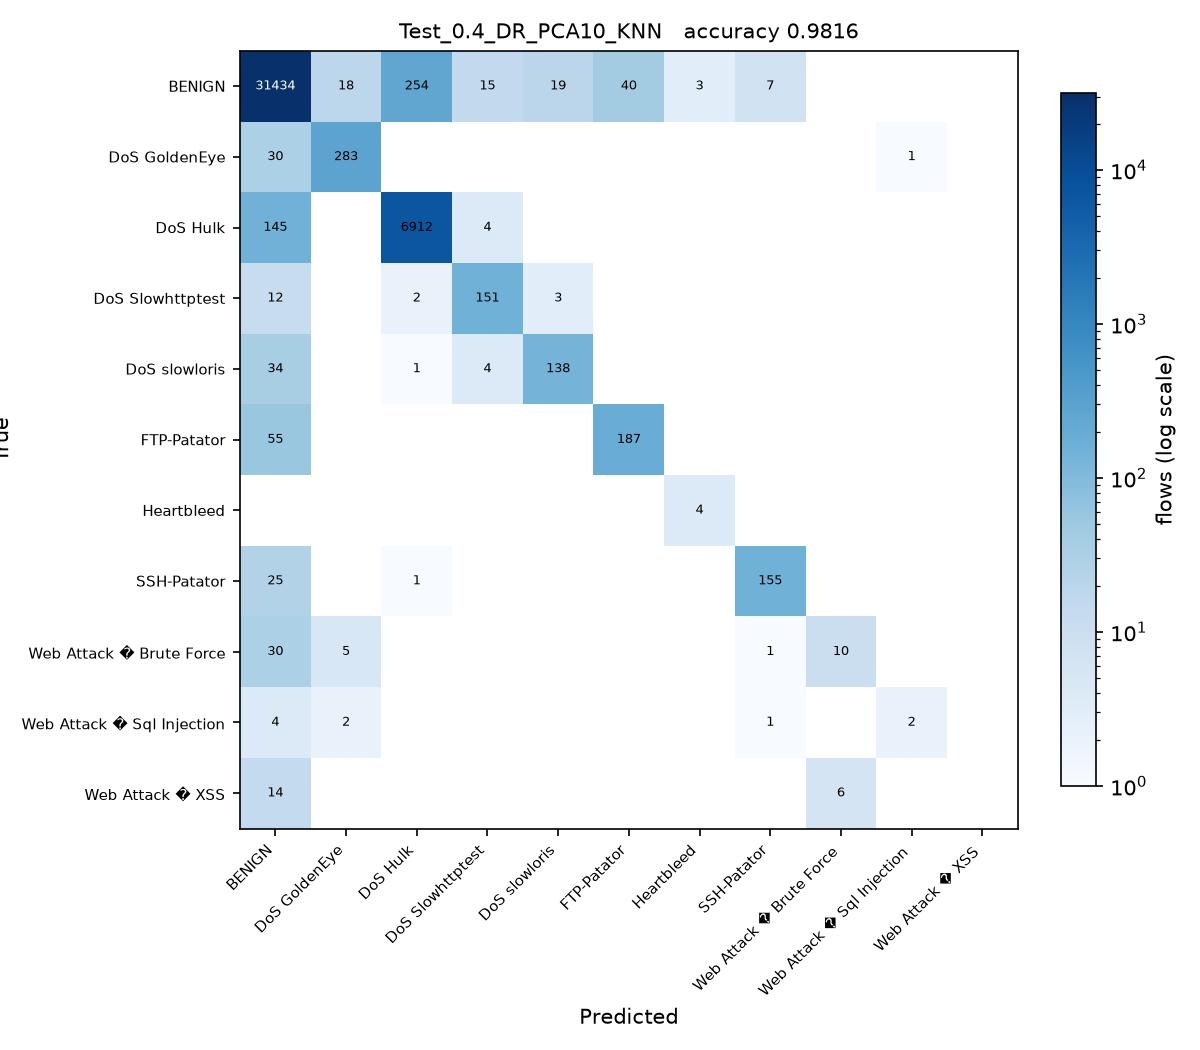

Recreate this plot in Python.
# Test_0.4_DR_PCA10_KNN.py
#
# Test size 0.4  |  PCA, 10 components  |  k-Nearest Neighbors (sheet #13)
#
# This is SGDC_60_40.py with the changes marked CHANGE below and nothing else.

import os
from pathlib import Path

# CHANGE 1: find the folder holding the three CSV files and run from there, so
# the plain file names below resolve no matter where this script is started
# from or how deeply it sits inside the project folder.
HERE = Path(__file__).resolve().parent
for PROJECT in [HERE, *HERE.parents]:
    if (PROJECT / 'Tuesday-WorkingHours.pcap_ISCX.csv').exists():
        os.chdir(PROJECT)
        break
else:
    raise SystemExit('Put this folder inside the folder that holds the three '
                     'CIC-IDS2017 CSV files, then run the script again.')
import numpy as np
import pandas as pd

df1 = pd.read_csv('Tuesday-WorkingHours.pcap_ISCX.csv', low_memory=True)
df2 = pd.read_csv('Wednesday-workingHours.pcap_ISCX.csv', low_memory=True)
df3 = pd.read_csv('Thursday-WorkingHours-Morning-WebAttacks.pcap_ISCX.csv', low_memory=True)

dataset = pd.concat([df1, df2, df3], ignore_index=True)

dataset.columns = dataset.columns.str.strip()

# CHANGE 2: a stratified sample of 100000 flows, the same for every run. An RBF
# SVM on all 1.3 million flows would take about an hour per script.
# At least 50 flows of every class are kept.
label = dataset.columns[-1]
dataset = pd.concat(
    [g.sample(n=min(len(g), max(50, round(100000 * len(g) / len(dataset)))), random_state=0)
     for _, g in dataset.groupby(label)],
    ignore_index=True
)

X = dataset.iloc[:, :-1]
y = dataset.iloc[:, -1]

X = X.apply(pd.to_numeric, errors='coerce')

X.replace([np.inf, -np.inf], np.nan, inplace=True)

from sklearn.impute import SimpleImputer

imputer = SimpleImputer(missing_values=np.nan, strategy='mean')
X = imputer.fit_transform(X)

from sklearn.preprocessing import LabelEncoder

labelencoder_y = LabelEncoder()
y = labelencoder_y.fit_transform(y)

from sklearn.model_selection import train_test_split

X_train, X_test, y_train, y_test = train_test_split(
    X,
    y,
    test_size=0.4,   # CHANGE 3: test size
    random_state=0,
    stratify=y
)

# CHANGE 4: PCA, from PCA_LDA_KErnel_PCA_CODE.pdf (fit only on training data)
from sklearn.decomposition import PCA

pca = PCA(n_components=10)
X_train = pca.fit_transform(X_train)
X_test = pca.transform(X_test)

# CHANGE 5: k-Nearest Neighbors (sheet #13) in place of SGDClassifier
from sklearn.neighbors import KNeighborsClassifier

classifier = KNeighborsClassifier(
    n_neighbors=5,
    metric='minkowski',
    p=2
)

classifier.fit(X_train, y_train)

y_pred = classifier.predict(X_test) 

from sklearn.metrics import confusion_matrix
from sklearn.metrics import accuracy_score
from sklearn.metrics import precision_score
from sklearn.metrics import recall_score
from sklearn.metrics import f1_score
from sklearn.metrics import classification_report

cm = confusion_matrix(y_test, y_pred)

print("Confusion Matrix:\n")
print(cm)

print("\nAccuracy : {:.4f}".format(accuracy_score(y_test, y_pred)))
print("\nPrecision : {:.4f}".format(precision_score(y_test, y_pred, average='weighted')))
print("\nRecall : {:.4f}".format(recall_score(y_test, y_pred, average='weighted')))
print("\nF1 Score : {:.4f}".format(f1_score(y_test, y_pred, average='weighted')))

print("\nClassification Report:\n")
print(classification_report(y_test, y_pred))

# CHANGE 6: save the confusion matrix as Test_0.4_DR_PCA10_KNN.jpg and record the result
import matplotlib
matplotlib.use('Agg')
import matplotlib.pyplot as plt
from matplotlib.colors import LogNorm

here = HERE                     # the folder this script sits in
names = [str(c) for c in labelencoder_y.classes_]
fig, ax = plt.subplots(figsize=(8, 7))
im = ax.imshow(cm, cmap='Blues', norm=LogNorm(vmin=1))
ax.set_xticks(range(len(names)), names, rotation=45, ha='right', fontsize=7)
ax.set_yticks(range(len(names)), names, fontsize=7)
ax.set_xlabel('Predicted')
ax.set_ylabel('True')
ax.set_title('Test_0.4_DR_PCA10_KNN   accuracy {:.4f}'.format(accuracy_score(y_test, y_pred)), fontsize=10)
for i in range(cm.shape[0]):
    for j in range(cm.shape[1]):
        if cm[i, j]:
            ax.text(j, i, cm[i, j], ha='center', va='center', fontsize=6,
                    color='white' if cm[i, j] > cm.max() / 3 else 'black')
fig.colorbar(im, ax=ax, fraction=0.04, label='flows (log scale)')
fig.tight_layout()
fig.savefig(here / 'Test_0.4_DR_PCA10_KNN.jpg', dpi=150)
plt.close(fig)

row = pd.DataFrame([{
    'Test': 0.4, 'DR': 'PCA10', 'Clas': 'KNN',
    'Acc': round(accuracy_score(y_test, y_pred), 4),
    'Pre': round(precision_score(y_test, y_pred, average='weighted'), 4),
    'Rec': round(recall_score(y_test, y_pred, average='weighted'), 4),
    'F1': round(f1_score(y_test, y_pred, average='weighted'), 4),
    'script': 'Test_0.4_DR_PCA10_KNN',
}])
out = PROJECT / 'results' / '75_runs_pca.csv'
out.parent.mkdir(exist_ok=True)
if out.exists():
    old = pd.read_csv(out)
    row = pd.concat([old[old['script'] != 'Test_0.4_DR_PCA10_KNN'], row], ignore_index=True)
row.to_csv(out, index=False)
